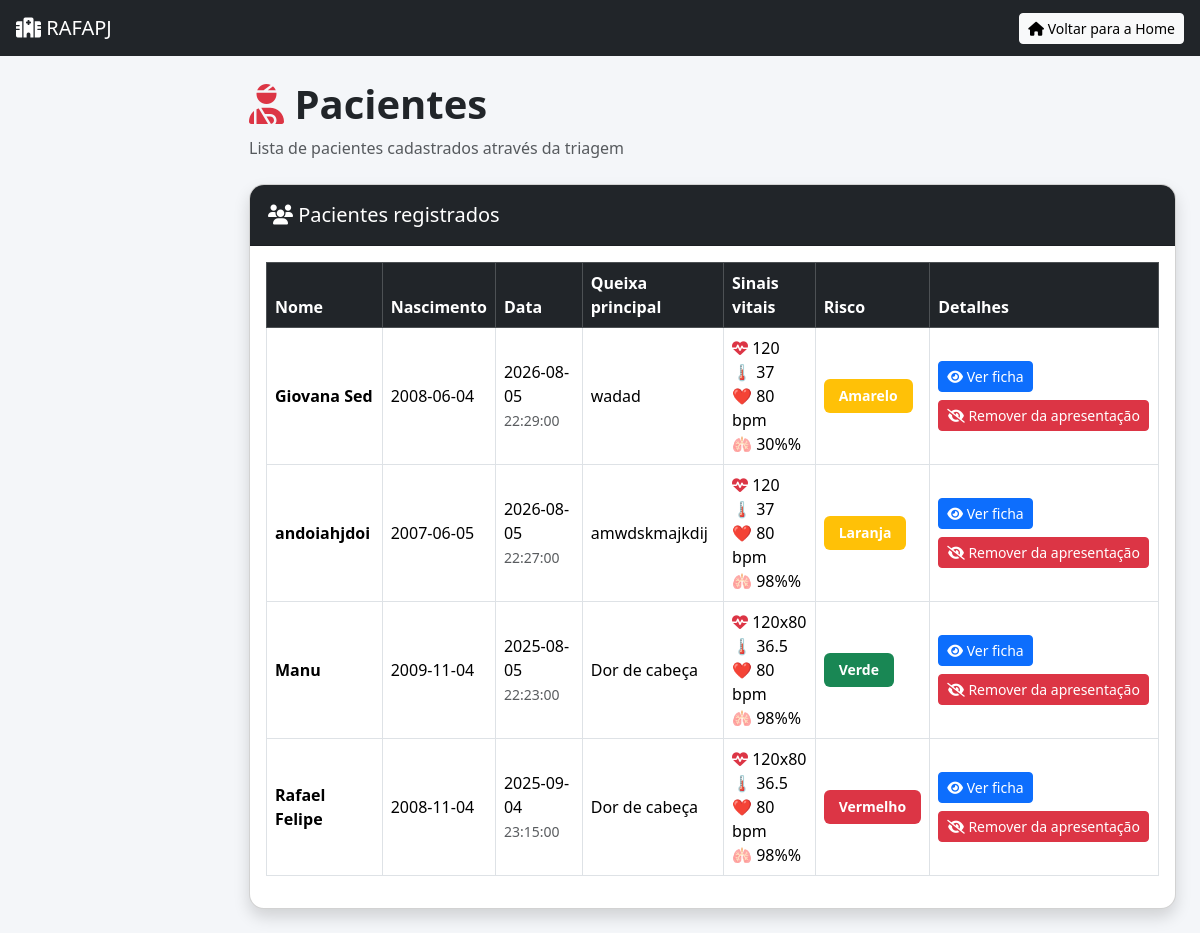
Before: /RAFAPJ/pacientes.php with the older database file.
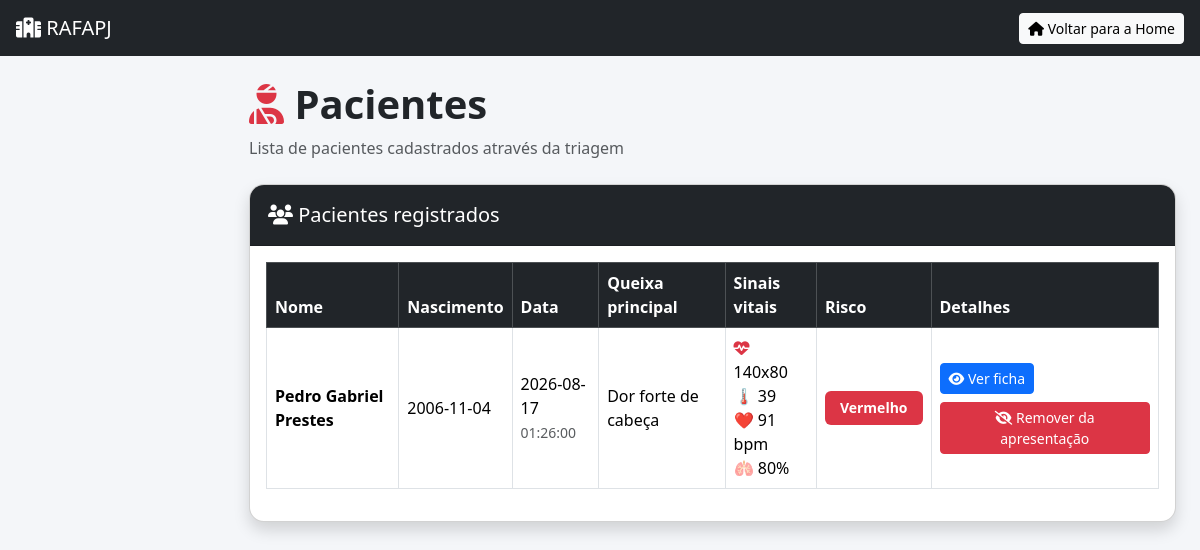
After: the same page with the newer database file.
### tables this page shows
CREATE TABLE `pacientes` (
  `id` int(11) NOT NULL,
  `nome` varchar(100) NOT NULL,
  `data_nascimento` date DEFAULT NULL,
  `hora_triagem` time DEFAULT NULL,
  `historico` text DEFAULT NULL,
  `medicamentos` text DEFAULT NULL,
  `alergias` text DEFAULT NULL,
  `pressao` varchar(20) DEFAULT NULL,
  `temperatura` varchar(10) DEFAULT NULL,
  `frequencia` int(11) DEFAULT NULL,
  `saturacao` varchar(10) DEFAULT NULL,
  `dor` int(11) DEFAULT NULL,
  `risco` varchar(20) DEFAULT NULL,
  `criado_em` timestamp NULL DEFAULT current_timestamp(),
  `data_triagem` date DEFAULT NULL,
  `queixa_principal` text DEFAULT NULL,
  `sintomas` text DEFAULT NULL,
  `exibir` tinyint(1) NOT NULL DEFAULT 1,
  `gestante` tinyint(1) DEFAULT 0,
  `imunossuprimido` tinyint(1) DEFAULT 0,
  `cronico` tinyint(1) DEFAULT 0,
  `consciencia` varchar(20) DEFAULT 'normal',
  `hemorragia` tinyint(1) DEFAULT 0,
  `trauma` tinyint(1) DEFAULT 0
);

### RAFAPJ/pacientes.php (the view, shortened to what this page needs)
<?php
include "conexao.php";
$sql = "SELECT * FROM pacientes WHERE exibir = 1 ORDER BY id DESC";
$resultado = $conn->query($sql);
?>
<!DOCTYPE html>
<html lang="pt-BR">
<head>
    <link href="css/styles.css" rel="stylesheet">
    <link href="https://cdn.jsdelivr.net/npm/bootstrap@5.3.3/dist/css/bootstrap.min.css" rel="stylesheet">
    <link href="https://cdnjs.cloudflare.com/ajax/libs/font-awesome/6.5.1/css/all.min.css" rel="stylesheet">
</head>
<body class="sb-nav-fixed">
    <nav class="sb-topnav navbar navbar-expand navbar-dark bg-dark">
        <a class="navbar-brand ps-3" href="home.php">
            <i class="fas fa-hospital"></i> RAFAPJ
        </a>
        <div class="ms-auto me-3">
            <a href="home.php" class="btn btn-light btn-sm">
                <i class="fas fa-home"></i> Voltar para a Home
            </a>
        </div>
    </nav>
    <div id="layoutSidenav">
        <div id="layoutSidenav_content">
            <main>
                <div class="container-fluid px-4">
                    <div class="mt-4 mb-4">
                        <h1 class="titulo">
                            <i class="fas fa-user-injured text-danger"></i> Pacientes
                        </h1>
                        <p class="text-muted"> Lista de pacientes cadastrados através da triagem </p>
                    </div>
                    <div class="card shadow mb-4">
                        <div class="card-header bg-dark text-white">
                            <h5 class="mb-0">
                                <i class="fas fa-users"></i> Pacientes registrados
                            </h5>
                        </div>
                        <div class="card-body">
                            <?php if ($resultado->num_rows > 0): ?>
                                <div class="table-responsive">
                                    <table class="table table-hover table-bordered">
                                        <thead class="table-dark">
                                            <tr>
                                                <th>Nome</th>
                                                <th>Nascimento</th>
                                                <th>Data</th>
                                                <th>Queixa principal</th>
                                                <th>Sinais vitais</th>
                                                <th>Risco</th>
                                                <th>Detalhes</th>
                                            </tr>
                                        </thead>
                                        <tbody>
                                            <?php while ($p = $resultado->fetch_assoc()): ?>
                                                <tr>
                                                    <td><strong><?= htmlspecialchars($p['nome']) ?></strong></td>
                                                    <td><?= htmlspecialchars($p['data_nascimento']) ?></td>
                                                    <td>
                                                        <?= htmlspecialchars($p['data_triagem']) ?> <br>
                                                        <small class="text-muted"><?= htmlspecialchars($p['hora_triagem']) ?></small>
                                                    </td>
                                                    <td><?= htmlspecialchars($p['queixa_principal']) ?></td>
                                                    <td>
                                                        <i class="fas fa-heartbeat text-danger"></i> <?= htmlspecialchars($p['pressao']) ?> <br>
                                                        🌡️ <?= htmlspecialchars($p['temperatura']) ?> <br>
                                                        ❤️ <?= htmlspecialchars($p['frequencia']) ?> bpm <br>
                                                        🫁 <?= htmlspecialchars($p['saturacao']) ?>%
                                                    </td>
                                                    <td>
                                                        <?php
                                                        switch ($p['risco']) {
                                                            case "Vermelho": $cor = "danger"; break;
                                                            case "Laranja": $cor = "warning"; break;
                                                            case "Amarelo": $cor = "warning"; break;
                                                            case "Verde": $cor = "success"; break;
                                                        }
                                                        ?>
                                                        <span class="badge bg-<?= $cor ?>"> <?= htmlspecialchars($p['risco']) ?> </span>
                                                    </td>
                                                    <td>
                                                        <div class="d-flex gap-2 flex-wrap">
                                                            <button class="btn btn-primary btn-sm" data-bs-toggle="modal" data-bs-target="#paciente<?= (int)$p['id'] ?>">
                                                                <i class="fas fa-eye"></i> Ver ficha
                                                            </button>
                                                            <form action="ocultar_paciente.php" method="POST" onsubmit="return confirm('Deseja remover este paciente da apresentação? O cadastro continuará salvo no sistema.');">
                                                                <button type="submit" class="btn btn-danger btn-sm">
                                                                    <i class="fas fa-eye-slash"></i> Remover da apresentação
                                                                </button>
                                                            </form>
                                                        </div>
                                                    </td>
                                                </tr>
                                            <?php endwhile; ?>
                                        </tbody>
                                    </table>
                                </div>
                            <?php endif; ?>
                        </div>
                    </div>
                </div>
            </main>
        </div>
    </div>
</body>
</html>

### RAFAPJ/pacientes.php (style rules this page uses)
body { background: #f4f6f9; }
.card { border-radius: 15px; overflow: hidden; }
.card-header { padding: 18px; }
.table { vertical-align: middle; }
.badge { padding: 10px 15px; font-size: 14px; }
.titulo { font-weight: 700; }

Changed rows visible on the page:
removed pacientes: nome "Giovana Sed", data_nascimento "2008-06-04", data_triagem "2026-08-05", hora_triagem "22:29:00", queixa_principal "wadad", pressao "120", temperatura "37", frequencia "80", saturacao "30%", risco "Amarelo"
removed pacientes: nome "andoiahjdoi", data_nascimento "2007-06-05", data_triagem "2026-08-05", hora_triagem "22:27:00", queixa_principal "amwdskmajkdij", pressao "120", temperatura "37", frequencia "80", saturacao "98%", risco "Laranja"
removed pacientes: nome "Manu", data_nascimento "2009-11-04", data_triagem "2025-08-05", hora_triagem "22:23:00", queixa_principal "Dor de cabeça", pressao "120x80", temperatura "36.5", frequencia "80", saturacao "98%", risco "Verde"
changed pacientes "Vermelho": nome "Rafael Felipe" → "Pedro Gabriel Prestes"; data_nascimento "2008-11-04" → "2006-11-04"; data_triagem "2025-09-04" → "2026-08-17"; hora_triagem "23:15:00" → "01:26:00"; queixa_principal "Dor de cabeça" → "Dor forte de cabeça"; pressao "120x80" → "140x80"; temperatura "36.5" → "39"; frequencia "80" → "91"; saturacao "98%" → "80"
